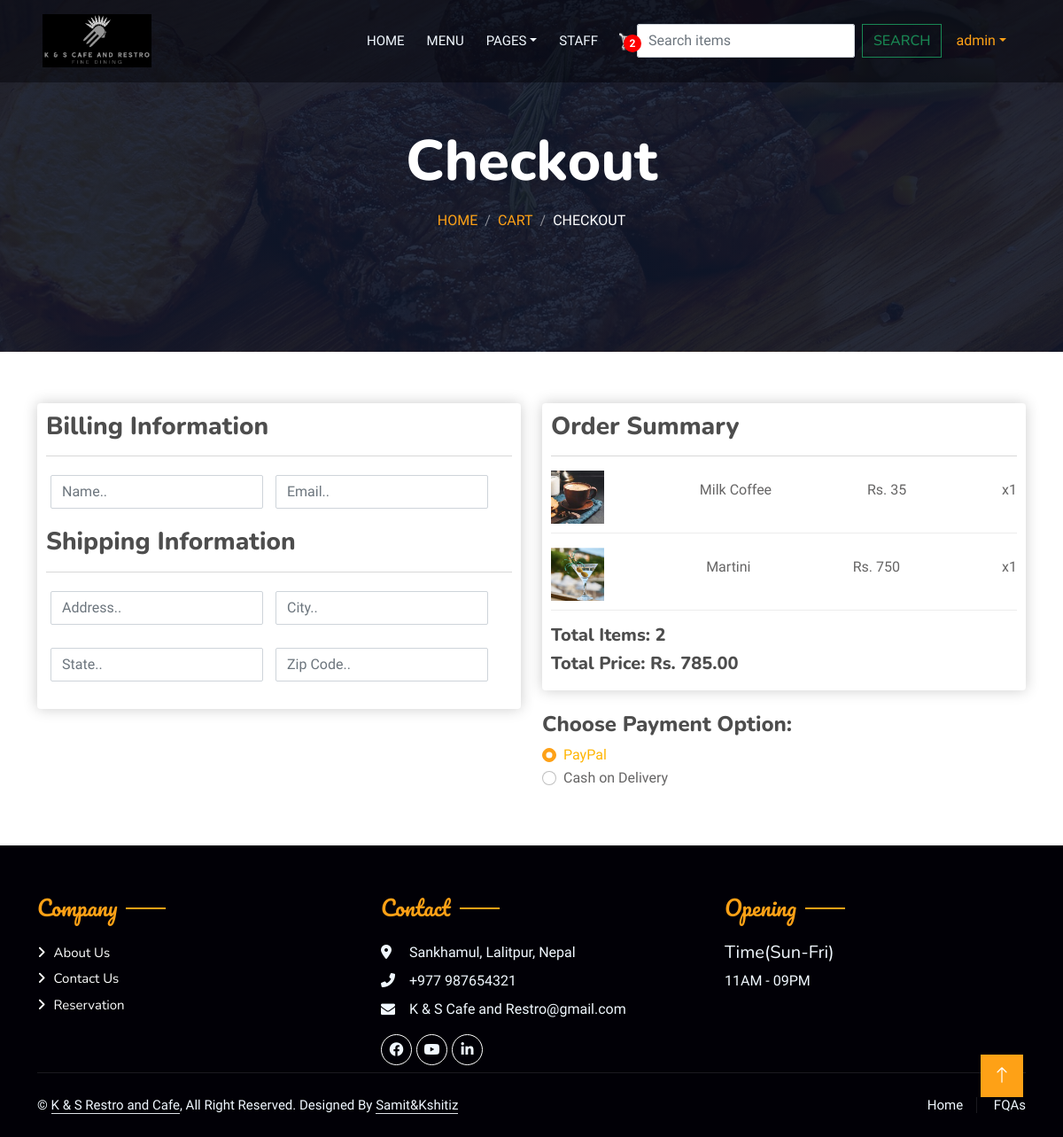
Screenshot of /checkout/ (signed in) with the database file from the repository.
### home/models.py (models this page shows, shortened)
class OrderItem(models.Model):
    user = models.OneToOneField(User, null=True, blank=True, on_delete=models.CASCADE)
    product = models.ForeignKey(Items, on_delete=models.SET_NULL, blank=True, null=True)
    order = models.ForeignKey(Order, on_delete=models.SET_NULL, null=True, blank=True)
    quantity = models.IntegerField(default=0, null=True, blank=True)
    date_added = models.DateTimeField(auto_now_add=True)
    @property
    def get_total(self):
        return self.quantity * self.product.price

class Items(models.Model):
    CATEGORY_CHOICES = [
        ('Food', 'Food'),
        ('Drinks', 'Drinks'),
    ]
    name = models.CharField(max_length=20)
    price = models.IntegerField()
    image = models.ImageField(null=True, blank=True, upload_to="images/")
    digital = models.BooleanField(default=False)
    date_added = models.DateTimeField(auto_now_add=True, null=True)
    category = models.CharField(max_length=10, choices=CATEGORY_CHOICES, default='Food')  # New field

class Order(models.Model):
    customer = models.ForeignKey(Customer, on_delete=models.SET_NULL, null=True, blank=True)
    date_ordered = models.DateTimeField(auto_now_add=True)
    complete = models.BooleanField(default=False)
    transaction_id = models.CharField(max_length=100, null=True)
    @property
    def get_cart_total(self):
        order_items = self.orderitem_set.all()
        total = sum(item.get_total for item in order_items)
        return total
    @property
    def get_cart_items(self):
        order_items = self.orderitem_set.all()
        total = sum(item.quantity for item in order_items)
        return total

### home/views.py (the view)
# urls.py: path("checkout/", checkout, name="checkout"),
@login_required(login_url='login')
def checkout(request):
    if request.user.is_authenticated:
        try:
            customer = request.user.customer
        except ObjectDoesNotExist:
            messages.error(request, "Customer account not found. Please contact support or register.")
            return redirect('some_existing_view')  # Redirect to a relevant view
        order, created = Order.objects.get_or_create(customer=customer, complete=False)
        items = order.orderitem_set.all()
        cart_items = order.get_cart_items
    else:
        items, order, cart_items = get_cart_items_from_cookie(request)
    context = {"items": items, "order": order, "cart_items": cart_items}
    return render(request, 'checkout.html', context)

### templates/checkout.html (shortened to what this page needs)
{% extends 'base.html' %} {% load static %} {% block myblock %}
<div class="container-xxl py-5 bg-dark hero-header mb-5">
  <div class="container text-center my-5 pt-5 pb-4">
    <h1 class="display-3 text-white mb-3 animated slideInDown">Checkout</h1>
    <nav aria-label="breadcrumb">
      <ol class="breadcrumb justify-content-center text-uppercase">
        <li class="breadcrumb-item"><a href="{% url 'home' %}">Home</a></li>
        <li class="breadcrumb-item"><a href="{% url 'cart' %}">Cart</a></li>
        <li class="breadcrumb-item text-white active" aria-current="page">
          Checkout
        </li>
      </ol>
    </nav>
  </div>
</div>
<div class="container my-5">
  <div class="row">
    <div class="col-lg-6">
      <div class="box-element" id="form-wrapper">
        <form id="form">
          <div id="user-info">
            <h3>Billing Information</h3>
            <hr />
            <div class="form-field mb-3">
              <input
                required
                class="form-control"
                type="text"
                name="name"
                placeholder="Name.."
              />
            </div>
            <div class="form-field mb-3">
              <input
                required
                class="form-control"
                type="email"
                name="email"
                placeholder="Email.."
              />
            </div>
          </div>
          <div id="shipping-info">
            <h3>Shipping Information</h3>
            <hr />
            <div class="form-field mb-3">
              <input
                class="form-control"
                type="text"
                name="address"
                placeholder="Address.."
              />
            </div>
            <div class="form-field mb-3">
              <input
                class="form-control"
                type="text"
                name="city"
                placeholder="City.."
              />
            </div>
            <div class="form-field mb-3">
              <input
                class="form-control"
                type="text"
                name="state"
                placeholder="State.."
              />
            </div>
            <div class="form-field mb-3">
              <input
                class="form-control"
                type="text"
                name="zipcode"
                placeholder="Zip Code.."
              />
            </div>
          </div>
        </form>
      </div>
    </div>
    <div class="col-lg-6">
      <div class="box-element">
        <h3>Order Summary</h3>
        <hr />
        {% for item in items %}
        <div
          class="cart-row d-flex justify-content-between align-items-center mb-3"
        >
          <div>
            <img
              src="{{ item.product.image.url }}"
              alt="{{ item.product.name }}"
              style="height: 60px"
            />
          </div>
          <div><p>{{ item.product.name }}</p></div>
          <div><p>Rs. {{ item.product.price }}</p></div>
          <div><p>x{{ item.quantity }}</p></div>
        </div>
        {% endfor %}
        <h5>Total Items: {{ order.get_cart_items }}</h5>
        <h5>Total Price: Rs. {{ order.get_cart_total|floatformat:2 }}</h5>
      </div>
      <div class="payment-options mt-4">
        <h4>Choose Payment Option:</h4>
        <div class="form-check">
          <input
            class="form-check-input"
            type="radio"
            name="paymentOption"
            id="paypalOption"
            value="PayPal"
            checked
          />
          <label class="form-check-label" for="paypalOption">PayPal</label>
        </div>
        <div class="form-check">
          <input
            class="form-check-input"
            type="radio"
            name="paymentOption"
            id="codOption"
            value="COD"
          />
          <label class="form-check-label" for="codOption"
            >Cash on Delivery</label
          >
        </div>
      </div>
    </div>
  </div>
</div>
{% endblock %}

### templates/base.html (shortened to what this page needs)
<!DOCTYPE html>
{% load static %}
<html lang="en">
  <head>
    <link
      rel="stylesheet"
      href="https://cdn.jsdelivr.net/npm/bootstrap-icons@1.10.5/font/bootstrap-icons.css"
    />
    <link
      href="https://cdnjs.cloudflare.com/ajax/libs/font-awesome/5.10.0/css/all.min.css"
      rel="stylesheet"
    />
    <link
      rel="stylesheet"
      href="https://cdnjs.cloudflare.com/ajax/libs/font-awesome/6.0.0-beta3/css/all.min.css"
    />
    <link href="{% static 'lib/animate/animate.min.css' %}" rel="stylesheet" />
    <link
      href="{% static 'lib/owlcarousel/assets/owl.carousel.min.css' %}"
      rel="stylesheet"
    />
    <link
      href="{% static 'lib/tempusdominus/css/tempusdominus-bootstrap-4.min.css' %}"
      rel="stylesheet"
    />
    <link
      href="{% static 'css/bootstrap.min.css' %}"
      type="text/css"
      rel="stylesheet"
    />
    <link
      href="{% static 'css/style.css' %}"
      type="text/css"
      rel="stylesheet"
    />
    <link href="{% static 'css/main.css' %}" type="text/css" rel="stylesheet" />
    <link
      href="{% static 'css/custom.css' %}"
      type="text/css"
      rel="stylesheet"
    />
    <link
      rel="stylesheet"
      href="https://cdnjs.cloudflare.com/ajax/libs/font-awesome/4.7.0/css/font-awesome.min.css"
    />
  </head>
  <body>
    <div class="container-xxl bg-white p-0">
      <div class="container-xxl position-relative p-0">
        <nav
          class="navbar navbar-expand-lg navbar-dark bg-dark px-4 px-lg-5 py-3 py-lg-0"
        >
          <a
            href="{% url 'index' %}"
            class="navbar-brand p-0 d-flex align-items-center"
          >
            <img
              src="{% static 'img/TrueLog.png' %}"
              alt="Logo"
              height="90"
              style="margin-right: 1px"
            />
          </a>
          <div class="collapse navbar-collapse" id="navbarCollapse">
            <div class="navbar-nav ms-auto py-0 pe-4">
              <a href="{% url 'index' %}" class="nav-item nav-link">Home</a>
              <a href="{% url 'menu' %}" class="nav-item nav-link">Menu</a>
              <div class="nav-item dropdown">
                <a
                  href="#"
                  class="nav-link dropdown-toggle"
                  data-bs-toggle="dropdown"
                  >Pages</a
                >
              </div>
              <a href="{% url 'staff_page' %}" class="nav-item nav-link"
                >Staff</a
              >
            </div>
            <a
              href="{% url 'cart' %}"
              style="position: relative; display: inline-block"
            >
              <p id="cart-total">{{ cart_items }}</p>
            </a>
            <form
              class="d-flex"
              role="search"
              action="{% url 'search_items' %}"
              method="GET"
            >
              <input
                class="form-control me-2"
                name="q"
                type="search"
                placeholder="Search items"
                aria-label="Search"
              />
              <button class="btn btn-outline-success" type="submit">
                Search
              </button>
            </form>
            <div class="nav-item dropdown">
              <a
                href="#"
                class="nav-link dropdown-toggle"
                data-bs-toggle="dropdown"
                >{{ request.user }}</a
              >
            </div>
          </div>
        </nav>
      </div>
      {% block myblock %} {% endblock %}
      <div
        class="container-fluid bg-light text-light footer pt-5 mt-5 wow fadeIn"
        data-wow-delay="0.1s"
      >
        <div class="container py-2">
          <div class="row g-5">
            <div class="col-md-4">
              <h4
                class="section-title ff-secondary text-start text-primary fw-normal mb-4"
              >
                Company
              </h4>
              <a class="btn btn-link" href="{% url 'about' %}">About Us</a>
              <a class="btn btn-link" href="{% url 'contact' %}">Contact Us</a>
              <a class="btn btn-link" href="{% url 'booking' %}">Reservation</a>
            </div>
            <div class="col-md-4">
              <h4
                class="section-title ff-secondary text-start text-primary fw-normal mb-4"
              >
                Contact
              </h4>
              <p class="mb-2">
                <i class="fa fa-map-marker-alt me-3"></i> Sankhamul, Lalitpur,
                Nepal
              </p>
              <p class="mb-2">
                <i class="fa fa-phone-alt me-3"></i>+977 987654321
              </p>
              <p class="mb-2">
                <i class="fa fa-envelope me-3"></i>K & S Cafe and
                Restro@gmail.com
              </p>
              <div class="d-flex pt-2">
                <a class="btn btn-outline-light btn-social" href=""
                  ><i class="fab fa-facebook-f"></i
                ></a>
                <a class="btn btn-outline-light btn-social" href=""
                  ><i class="fab fa-youtube"></i
                ></a>
                <a class="btn btn-outline-light btn-social" href=""
                  ><i class="fab fa-linkedin-in"></i
                ></a>
              </div>
            </div>
            <div class="col-md-4">
              <h4
                class="section-title ff-secondary text-start text-primary fw-normal mb-4"
              >
                Opening
              </h4>
              <h5 class="text-light fw-normal">Time(Sun-Fri)</h5>
              <p>11AM - 09PM</p>
            </div>
          </div>
        </div>
        <div class="container">
          <div class="copyright">
            <div class="row">
              <div class="col-md-6 text-center text-md-start mb-3 mb-md-0">
                &copy;
                <a class="border-bottom" href="#">K & S Restro and Cafe</a>, All
                Right Reserved. Designed By
                <a class="border-bottom" href="https://htmlcodex.com"
                  >Samit&Kshitiz</a
                >
              </div>
              <div class="col-md-6 text-center text-md-end">
                <div class="footer-menu">
                  <a href="{% url 'index' %}">Home</a>
                  <a href="{% url 'contact' %}">FQAs</a>
                </div>
              </div>
            </div>
          </div>
        </div>
      </div>
      <a href="#" class="btn btn-lg btn-primary btn-lg-square back-to-top"
        ><i class="bi bi-arrow-up"></i
      ></a>
    </div>
  </body>
</html>

### rows the page displays
OrderItem: product.image (picture), product.name "Milk Coffee", product.price "35", quantity "1"
OrderItem: product.image (picture), product.name "Martini", product.price "750", quantity "1"
Order: get_cart_items "2", get_cart_total "785.00"

### other values shown
{{ cart_items }} "2"
{{ request.user }} "admin"
